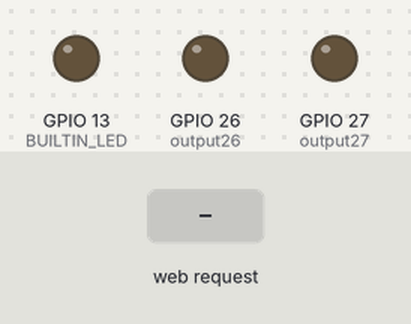
Recording of a program running on a simulated ESP32. On the bench: output pins drawn as LEDs (lit = HIGH). The test bench sets the inputs (shaded band). What the program prints to the serial monitor is not drawn.

Above: at 1.2 s.
1.3 s: HTTP request GET /26/on received
At 2.3 s:
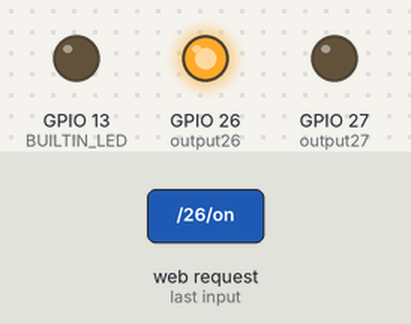
2.8 s: HTTP request GET /27/on received
At 3.5 s:
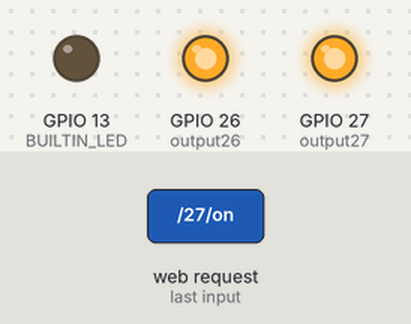
4.3 s: HTTP request GET /26/off received
At 4.6 s:
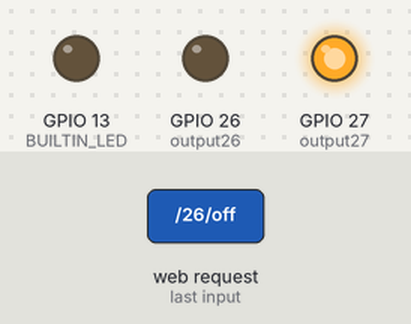
5.8 s: HTTP request GET /13/on received
At 6.9 s:
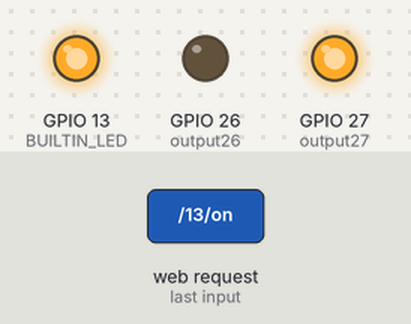
7.3 s: HTTP request GET /27/off received
At 8.1 s:
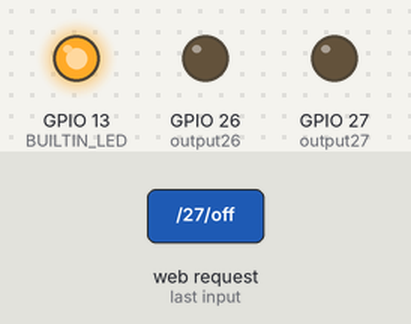
8.8 s: HTTP request GET /13/off received
At 9.2 s:
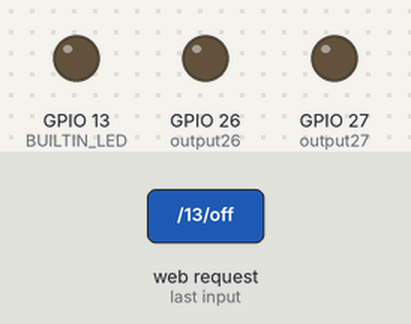
Timing chart, 0 to 11.3 s (numbered marks = the images above; inputs shaded):
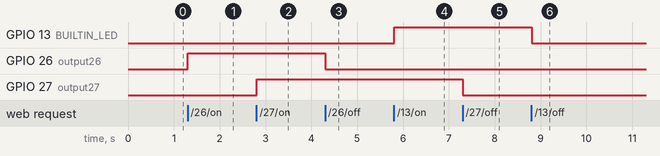

Measured:
- after the input at 1.3 s, GPIO 26 (output26): LOW → HIGH at once
- after the input at 2.8 s, GPIO 27 (output27): LOW → HIGH at once
- after the input at 4.3 s, GPIO 26 (output26): HIGH → LOW at once
- after the input at 5.8 s, GPIO 13 (BUILTIN_LED): LOW → HIGH at once
- after the input at 7.3 s, GPIO 27 (output27): HIGH → LOW at once
- after the input at 8.8 s, GPIO 13 (BUILTIN_LED): HIGH → LOW at once

The program:

main.cpp
```cpp
/*********
  Rui Santos
  Complete project details at https://randomnerdtutorials.com
*********/

// Load Wi-Fi library
#include <WiFi.h>

int BUILTIN_LED = 13;   // I'm using the Builtin LED to show when it is connected with AP Access Point

// Replace with your network credentials
const char* ssid     = "ESP32-Access-Point";
const char* password = "123456789";

// Set web server port number to 80
WiFiServer server(80);

// Variable to store the HTTP request
String header;

// Auxiliar variables to store the current output state
String output26State = "off";
String output27State = "off";
String output13State = "off";

// Assign output variables to GPIO pins
const int output26 = 26;
const int output27 = 27;
const int output13 = 13;

int configMode = 0;

void setup() {
  Serial.begin(115200);
  pinMode(BUILTIN_LED,OUTPUT);

  Serial.write("Led its been switched on");

  // Initialize the output variables as outputs
  pinMode(output26, OUTPUT);
  pinMode(output27, OUTPUT);
  // Set outputs to LOW
  digitalWrite(output26, LOW);
  digitalWrite(output27, LOW);
  digitalWrite(output13, LOW);

  // Connect to Wi-Fi network with SSID and password
  Serial.print("Setting AP (Access Point)…");
  // Remove the password parameter, if you want the AP (Access Point) to be open
  WiFi.softAP(ssid, password);

  IPAddress IP = WiFi.softAPIP();
  Serial.print("AP IP address: ");
  Serial.println(IP);

  server.begin();
}

void loop(){
  WiFiClient client = server.available();   // Listen for incoming clients

  if (client) {                             // If a new client connects,
    Serial.println("New Client.");          // print a message out in the serial port
    String currentLine = "";                // make a String to hold incoming data from the client
    while (client.connected()) {            // loop while the client's connected
      if (client.available()) {             // if there's bytes to read from the client,
        char c = client.read();             // read a byte, then
        Serial.write(c);                    // print it out the serial monitor
        header += c;
        if (c == '\n') {                    // if the byte is a newline character
          // if the current line is blank, you got two newline characters in a row.
          // that's the end of the client HTTP request, so send a response:
          if (currentLine.length() == 0) {
            // HTTP headers always start with a response code (e.g. HTTP/1.1 200 OK)
            // and a content-type so the client knows what's coming, then a blank line:


            // turns the GPIOs on and off
            if (header.indexOf("GET /26/on") >= 0) {
              Serial.println("GPIO 26 on");
              output26State = "on";
              digitalWrite(output26, HIGH);
            } else if (header.indexOf("GET /26/off") >= 0) {
              Serial.println("GPIO 26 off");
              output26State = "off";
              digitalWrite(output26, LOW);
            } else if (header.indexOf("GET /27/on") >= 0) {
              Serial.println("GPIO 27 on");
              output27State = "on";
              digitalWrite(output27, HIGH);
            } else if (header.indexOf("GET /27/off") >= 0) {
              Serial.println("GPIO 27 off");
              output27State = "off";
              digitalWrite(output27, LOW);
            } else if(header.indexOf("GET /13/on") >= 0) {
              Serial.println("GPIO 13 on");
              output13State = "on";
              digitalWrite(output13, HIGH);
            } else if (header.indexOf("GET /13/off") >= 0) {
              Serial.println("GPIO 13 off");
              output13State = "off";
              digitalWrite(output13, LOW);
            } else if (header.indexOf("GET /configMode") >= 0) {
              Serial.println("ConfigMode");
              configMode = 1;
              Serial.println("Config Mode =" + configMode);
              //digitalWrite(output13, LOW);
            } else if (header.indexOf("GET /configModeOK") >= 0) {
              Serial.println("Exit ConfigMode");
              configMode = 0;
              //currentLine = "";
              Serial.print("Config Mode =" + configMode);
            }


            if (configMode == 0){
            client.println("HTTP/1.1 200 OK");
            client.println("Content-type:text/html");
            client.println("Connection: close");
            client.println();

              // Display the HTML web page
            client.println("<!DOCTYPE html><html>");
            client.println("<head><meta name=\"viewport\" content=\"width=device-width, initial-scale=1\">");
            client.println("<link rel=\"icon\" href=\"data:,\">");
            // CSS to style the on/off buttons
            // Feel free to change the background-color and font-size attributes to fit your preferences
            client.println("<style>html { font-family: Helvetica; display: inline-block; margin: 0px auto; text-align: center;}");
            client.println(".button { background-color: #4CAF50; border: none; color: white; padding: 16px 40px;");
            client.println("text-decoration: none; font-size: 30px; margin: 2px; cursor: pointer;}");
            client.println(".button2 {background-color: #555555;}</style></head>");

            // Web Page Heading
            client.println("<body><h1>ESP32 Web Server</h1>");

            // Display current state, and ON/OFF buttons for GPIO 26
            client.println("<p>GPIO 26 - State " + output26State + "</p>");
            // If the output26State is off, it displays the ON button
            if (output26State=="off") {
              client.println("<p><a href=\"/26/on\"><button class=\"button\">ON</button></a></p>");
            } else {
              client.println("<p><a href=\"/26/off\"><button class=\"button button2\">OFF</button></a></p>");
            }

            // Display current state, and ON/OFF buttons for GPIO 27
            client.println("<p>GPIO 27 - State " + output27State + "</p>");
            // If the output27State is off, it displays the ON button
            if (output27State=="off") {
              client.println("<p><a href=\"/27/on\"><button class=\"button\">ON</button></a></p>");
            } else {
              client.println("<p><a href=\"/27/off\"><button class=\"button button2\">OFF</button></a></p>");
            }

            // Display current state, and ON/OFF buttons for GPIO 13
            client.println("<p>GPIO 13 - State " + output13State + "</p>");
            // If the output26State is off, it displays the ON button
            if (output13State=="off") {
              client.println("<p><a href=\"/13/on\"><button class=\"button\">ON</button></a></p>");
            } else {
              client.println("<p><a href=\"/13/off\"><button class=\"button button2\">OFF</button></a></p>");
            }
            client.println("</body></html>");

            // The HTTP response ends with another blank line
            client.println();
            // Break out of the while loop
            break;
            }
            else if (configMode == 1) {

            client.println("HTTP/1.1 200 OK");
            client.println("Content-type:text/html");
            client.println("Connection: close");
            client.println();

            client.println("Wellcome to Config Mode");
            client.println("</body></html>");

            // The HTTP response ends with another blank line
            client.println();
            // Break out of the while loop
            break;
            }

          } else { // if you got a newline, then clear currentLine
            currentLine = "";
          }
        } else if (c != '\r') {  // if you got anything else but a carriage return character,
          currentLine += c;      // add it to the end of the currentLine
        }
      }
    }
    // Clear the header variable
    header = "";
    // Close the connection
    client.stop();
    Serial.println("Client disconnected.");
    Serial.println("");
  }
}
    
```
